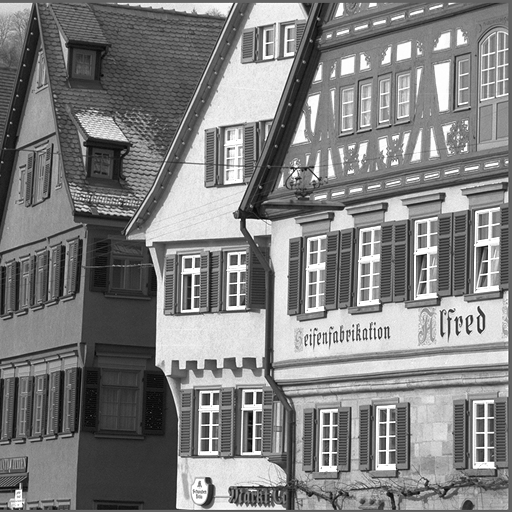
#> input picture images/houses.bmp, 512 x 512 px
$ python line_detection.py images/houses.bmp
#> lines starting #> are read from the running program, lines starting #| are printed output that depends on the picture; long printed decimals are rounded
### ImageProcessing.py
from PIL import Image
from itertools import chain
from time import perf_counter

masks = {"hori": [[-1, 2, -1], [-1, 2, -1], [-1, 2, -1]],
        "vert": [[-1, -1, -1], [2, 2, 2], [-1, -1, -1]],
        "ldia": [[-2, -1, -1], [-1, 2, -1], [-1, -1, 2]],
        "rdia": [[-1, -1, 2], [-1, 2, -1], [2, -1, -1]]}

class FileHandler:
    def __init__(self, src):
        self.main = src
        self.seq = src.split('.',1)[0] + '_seq_py.' + src.split('.',1)[1]
        self.par = src.split('.',1)[0] + '_par_py.' + src.split('.',1)[1]


class ImageHandlerSeq (FileHandler):
    def __init__(self, src=None, newMode=None, newSize=None):
        if src is not None:
            super().__init__(src)
            self.start = perf_counter()
            self.data = self.openMainImage()
            self.pixels = self.setPixelData()
            self.width = self.setWidth()
            self.height = self.setHeight()
        elif newMode is not None and newSize is not None:
            self.data = self.createNewImage(newMode, newSize)
        else:
            print('Must provide an image or mode and size')
            quit()


    def openMainImage(self):

        try:
            imgOpen = Image.open(self.main)

            if imgOpen.mode != 'L' and imgOpen.mode != 1:
                print('Unable to proceed with RGB image')
                quit()

            return imgOpen
        except:
            print("Unable to open/process image")
            quit()

    def createNewImage(self, newm, news):
        return Image.new(newm, news)

    def setPixelData(self):
        return self.data.load()

    def setWidth(self):
        return self.data.size[0]

    def setHeight(self):
        return self.data.size[1]

    def detectLines(self, type):
        mask = masks[type]
        outBuff = [[None]*self.width for _ in range(self.height)]
        rows = self.height - 2
        cols = self.width - 2
        sum = None

        for y in range(rows):
            for x in range(cols):
                sum = 0
                for i in range(-1, 2):
                    for j in range(-1, 2):
                        sum += self.pixels[(y+j), (x+i)] * mask[(j+1)][(i+1)]

                if sum > 255:
                    sum = 255
                elif sum < 0:
                    sum = 0
                outBuff[x][y] = sum

        return outBuff

    def updatePixels(self, newData):
        if len(newData) != (self.data.size[0] * self.data.size[1]):
            flattened = list(chain.from_iterable(newData))
            newData = list(chain.from_iterable(newData))
        self.data.putdata(newData)

    def saveImage(self, newPath):
        self.data.save(newPath)

### line_detection.py
import sys, cv2 as cv, numpy as np
import ImageProcessing as imgProc
from time import perf_counter
from matplotlib import pyplot as plt


def seq_run(imgFile):
    img = imgProc.ImageHandlerSeq(imgFile)
#> in openMainImage, imgOpen is the input picture: PIL image 512x512 L; min 1, max 255, mean 127.8
    lineData = img.detectLines('hori')
#> after the loop in detectLines, `for y in range(rows):`: outBuff = 512 items
#> lineData = 512 items
    newImg = imgProc.ImageHandlerSeq(None, img.data.mode, img.data.size)
#> in __init__ (call 2), `self.data = self.createNewImage(newMode, newSize)`: self.data: PIL image 512x512 L; every value is 0
    newImg.updatePixels(lineData)
#> in updatePixels, `flattened = list(chain.from_iterable(newData))`: flattened = 262144 items
#> in updatePixels, `self.data.putdata(newData)`:
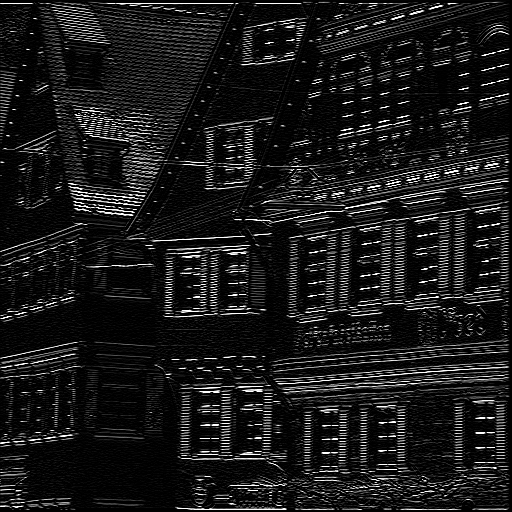
#> self.data: PIL image 512x512 L; min 0, max 255, mean 25.8
    newImg.saveImage(img.seq)
    return img.start, img.data.size


if __name__ == '__main__':
    t1_start, t1_size = seq_run(sys.argv[1])
#> t1_start = 1306.5; t1_size = (512, 512)
    t1_stop = perf_counter()
    t1_elapsed = t1_stop-t1_start
#> t1_elapsed = 0.75
    t1_pixelsPerSec = (t1_size[0] * t1_size[1])/t1_elapsed
#> t1_pixelsPerSec = 349311.9
    print(t1_elapsed, t1_pixelsPerSec)
#| 0.7505 349311.917
